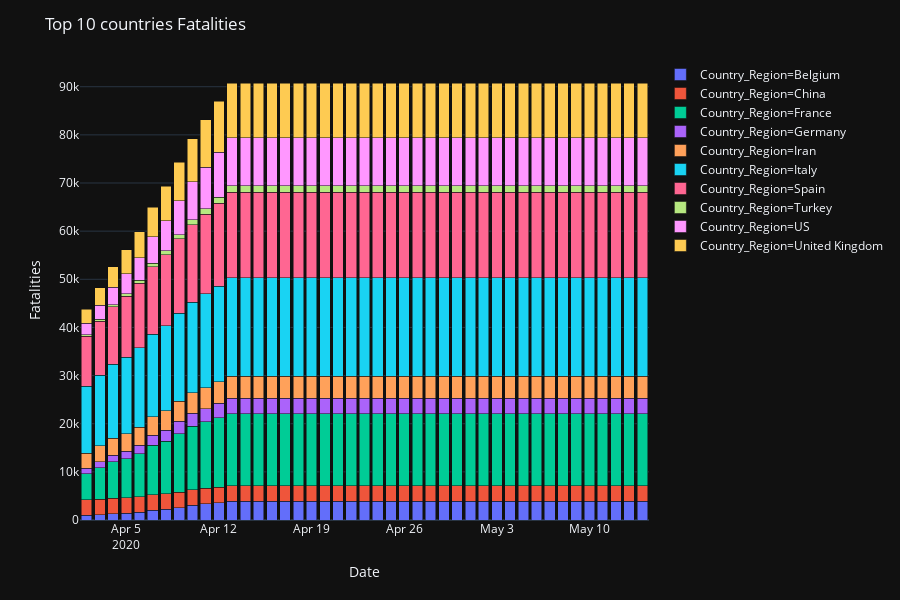

The cell this chart's notebook holds for it:
### Code cell
countries = top_country.Country_Region.unique().tolist()
df_plot = test_df_predict.loc[(test_df_predict.Country_Region.isin(countries[0:10])) & (test_df_predict.Date >= '2020-04-02')] [['Date', 'Country_Region', 'Confirmedcase', 'Fatalities']].groupby(['Date', 'Country_Region']).max().reset_index()
df_plot = df_plot.groupby(['Date', 'Country_Region']).sum().reset_index()
#df_plot

fig = px.bar(df_plot, x="Date", y="Fatalities", color="Country_Region", barmode="stack")
fig.update_layout(title='Top 10 countries Fatalities')
fig.show()
